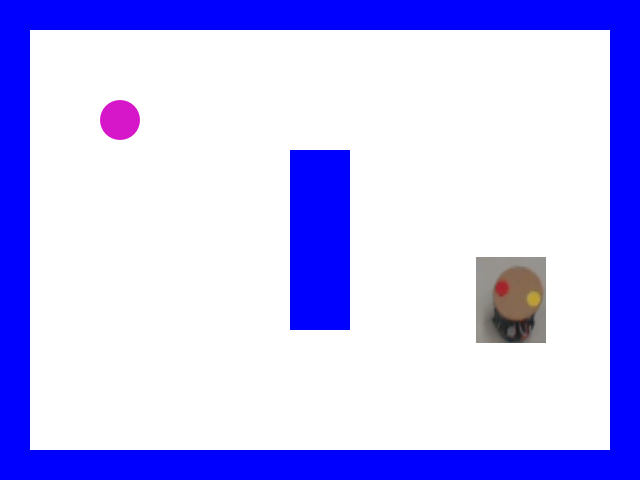
#> input picture miMaze1.png, 640 x 480 px
$ python -i miejemplo2.py   (imports and definitions only)   (Python 2 division)
#> lines starting #> are read from the running program, lines starting #| are printed output that depends on the picture; after the words box and inside, x2 and y2 are one past the last pixel; in counts of white or black regions, pixels touching at a corner belong together
#> further down, picture is the input picture: shape (480, 640, 3); mean B, G, R 251.8, 189.5, 190.6
### angulo.py
#!/usr/bin/env python
# -*- coding: utf-8 -*-

import math

def angulo(y,x):

	if y == 0:
		if x > 0:
			tetha = 0
		else:
			tetha = 180
	else:
		if y > 0:
			if x == 0:
				tetha = 90
			else:
				if x > 0:
					tetha = math.degrees(math.atan(y/x))
				else:
					tetha = math.degrees(math.atan(y/x)) + 180
		else:
			if x == 0:
				tetha = 270
			else:
				if x > 0:
					tetha = math.degrees(math.atan(y/x))+360
				else:
					tetha = math.degrees(math.atan(y/x))+180

	return tetha

### miejemplo2.py

#!/usr/bin/env python
# -*- coding: utf-8 -*-

import numpy as np
import cv2
import math
from angulo import *
import time
def sumarMatriz (matriz):
	suma = 0
	dim1, dim2 = matriz.shape
	for i in range (0,dim1):
	    for j in range (0,dim2):
			suma = suma + matriz[i][j]
			if suma>=1:
				return 1
	return suma
def calculaAngulo(imagen):

	bandera = 1
	yc = 0
	xc = 0
	suma = 0
	mensaje = 'No encontre '
	final2 = imagen.copy()
	imSz = imagen.shape
#> imSz = (480, 640, 3)
	hsv = cv2.cvtColor(imagen, cv2.COLOR_BGR2HSV)
#> hsv: shape (480, 640, 3); mean H, S, V 30.2, 63.7, 252.3

	rojo_bajos = np.array([168,100,100])
	rojo_altos = np.array([188,255,255])

	amarillo_bajos = np.array([20,100,100])
	amarillo_altos = np.array([40,255,255])

	azul_bajos = np.array([110,100,100])
	azul_altos = np.array([130,255,255])

	magenta_bajos = np.array([140,100,100])
	magenta_altos = np.array([160,255,255])

	rojomask = cv2.inRange(hsv, rojo_bajos, rojo_altos)
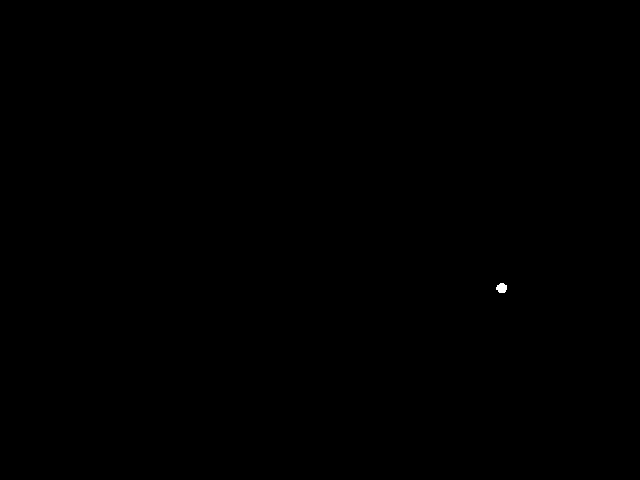
#> rojomask: shape (480, 640); 0.03% white; 1 white region, box (x1, y1, x2, y2) and area: (496, 283, 507, 293) 85
	amarillomask = cv2.inRange(hsv, amarillo_bajos, amarillo_altos)
#> amarillomask: shape (480, 640); 0.06% white; 1 white region, box (x1, y1, x2, y2) and area: (526, 290, 542, 307) 193
	azulmask = cv2.inRange(hsv, azul_bajos, azul_altos)
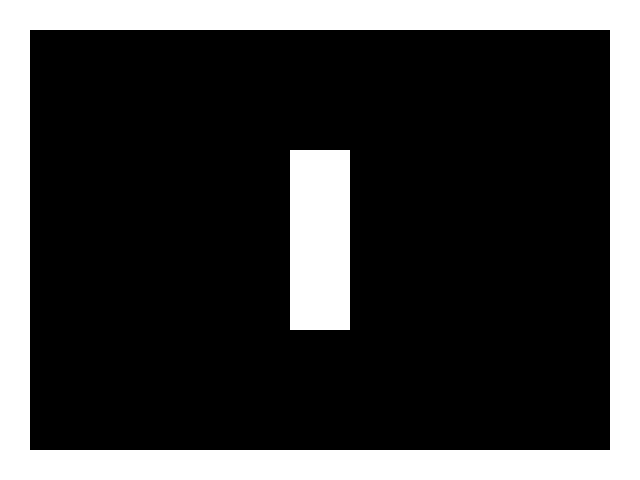
#> azulmask: shape (480, 640); 24.2% white; 2 white regions, box (x1, y1, x2, y2) and area: (0, 0, 640, 480) 63600, (290, 150, 350, 330) 10800
	magentamask = cv2.inRange(hsv, magenta_bajos, magenta_altos)
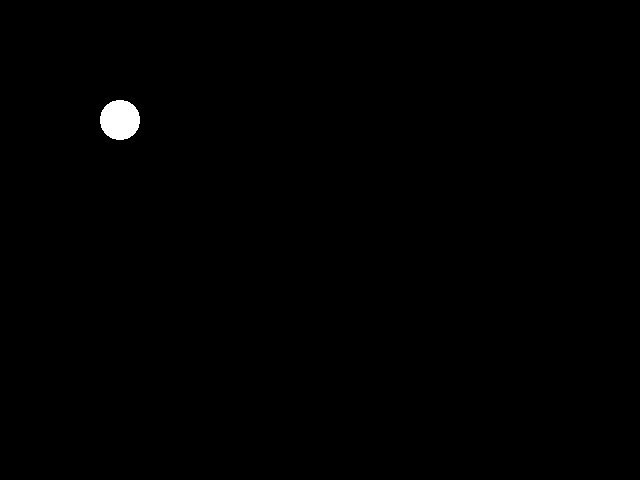
#> magentamask: shape (480, 640); 0.41% white; 1 white region

	ret,thresh = cv2.threshold(rojomask,127,255,0)
	contours,hierarchy = cv2.findContours(thresh, 1, 2)
#> contours = 1 contour; box (x1, y1, x2, y2) and area: (496, 283, 507, 293) 70

	if len(contours) != 0:
		cnt = contours[0]
#> cnt = contour of 17 points, box (x1, y1, x2, y2) (496, 283, 507, 293), area 70
		(xr,yr),radius = cv2.minEnclosingCircle(cnt)
#> xr = 501.2; yr = 287.4; radius = 5.4
		cv2.rectangle(imagen, (int(xr), int(yr)), (int(xr)+2, int(yr)+2),(0,0,255), 2)
#> imagen: shape (480, 640, 3); 0.01% of pixels changed, all inside (x1, y1, x2, y2) = (500, 286, 505, 291)
	else:
		bandera = 0
		mensaje = mensaje + 'rojo '

	ret,thresh = cv2.threshold(amarillomask,127,255,0)
	contours,hierarchy = cv2.findContours(thresh, 1, 2)
#> contours = 1 contour; box (x1, y1, x2, y2) and area: (526, 290, 542, 307) 168

	if len(contours) != 0:
		cnt = contours[0]
#> cnt = contour of 27 points, box (x1, y1, x2, y2) (526, 290, 542, 307), area 168
		(xa,ya),radius = cv2.minEnclosingCircle(cnt)
#> xa = 533.4; ya = 298.3; radius = 8.42
		cv2.rectangle(imagen, (int(xa), int(ya)), (int(xa)+2, int(ya)+2),(0,0,255), 2)
#> imagen: shape (480, 640, 3); mean B, G, R 251.8, 189.5, 190.6
	else:
		bandera = 0
		mensaje = mensaje + 'amarillo '

	if bandera == 1:
		xc = (xr+xa)/2
#> xc = 517.3
		yc = (yr+ya)/2
#> yc = 292.9
		cv2.rectangle(imagen, (int(xc), int(yc)), (int(xc)+2, int(yc)+2),(0,0,255), 2)
#> imagen: shape (480, 640, 3); mean B, G, R 251.8, 189.5, 190.6

	ret,thresh = cv2.threshold(magentamask,127,255,0)
	contours,hierarchy = cv2.findContours(thresh, 1, 2)
#> contours = 1 contour; box (x1, y1, x2, y2) and area: (100, 100, 140, 140) 1207

	if len(contours) != 0:
		cnt = contours[0]
#> cnt = contour of 56 points, box (x1, y1, x2, y2) (100, 100, 140, 140), area 1207
		(xm,ym),radius = cv2.minEnclosingCircle(cnt)
#> xm = 119.5; ym = 119.5; radius = 19.96
		cv2.rectangle(imagen, (int(xm), int(ym)), (int(xm)+2, int(ym)+2),(0,0,255), 2)
#> imagen: shape (480, 640, 3); mean B, G, R 251.7, 189.5, 190.6
		dim1, dim2,dim3 = imagen.shape
#> dim1 = 480; dim2 = 640; dim3 = 3
		#fondo = np.zeros((dim1,dim2))
		fondo = 0*imagen
#> fondo: shape (480, 640, 3); every value is 0
		cv2.line(fondo,(int(xm),int(ym)),(int(xc),int(yc)),(0,255,0),2)
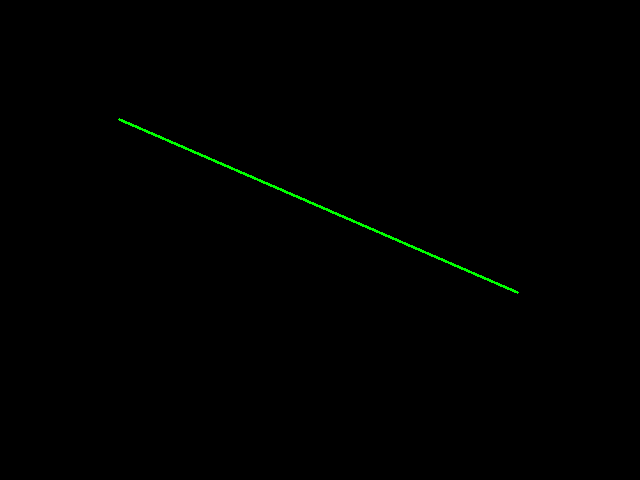
#> fondo: shape (480, 640, 3); mean B, G, R 0, 0.9, 0
		cv2.imshow('Linea',fondo)

		suma = sumarMatriz(np.multiply(fondo[:,:,1],azulmask))
#> after the loop in sumarMatriz, `for i in range (0,dim1):`: suma = 1
#> suma = 1
		#print suma
	else:
		bandera = 0
		mensaje = mensaje + 'magenta '
	if bandera == 1:
		yr=imSz[0]-yr
#> yr = 192.6
		ya=imSz[0]-ya
#> ya = 181.7
		yc=imSz[0]-yc
#> yc = 187.1
		ym=imSz[0]-ym
#> ym = 360.5

		vectorcarro=[xr-xa,yr-ya]
#> vectorcarro = [-32.25, 10.9]
		vectordestino=[xm-xc,ym-yc]
#> vectordestino = [-397.8, 173.4]

		angulocarro = angulo(vectorcarro[1],vectorcarro[0])
#> angulocarro = 161.3
		angulodestino = angulo(vectordestino[1],vectordestino[0])
#> angulodestino = 156.5
		angulodesv = angulocarro - angulodestino
#> angulodesv = 4.88
		if angulodesv > 180:
				angulodesv = angulodesv - 360
		if angulodesv < -180:
				angulodesv = 360 + angulodesv

		d = np.sqrt((xm-xc)**2 + (ym-yc)**2)
#> d = 433.9

		return angulodesv,d,bandera,suma
	else:
		print mensaje
		return 0,0,bandera,-1

>>> import cv2
>>> picture = cv2.imread('miMaze1.png')
>>> result = calculaAngulo(picture)
#> result = (4.88, 433.9, 1, 1)
